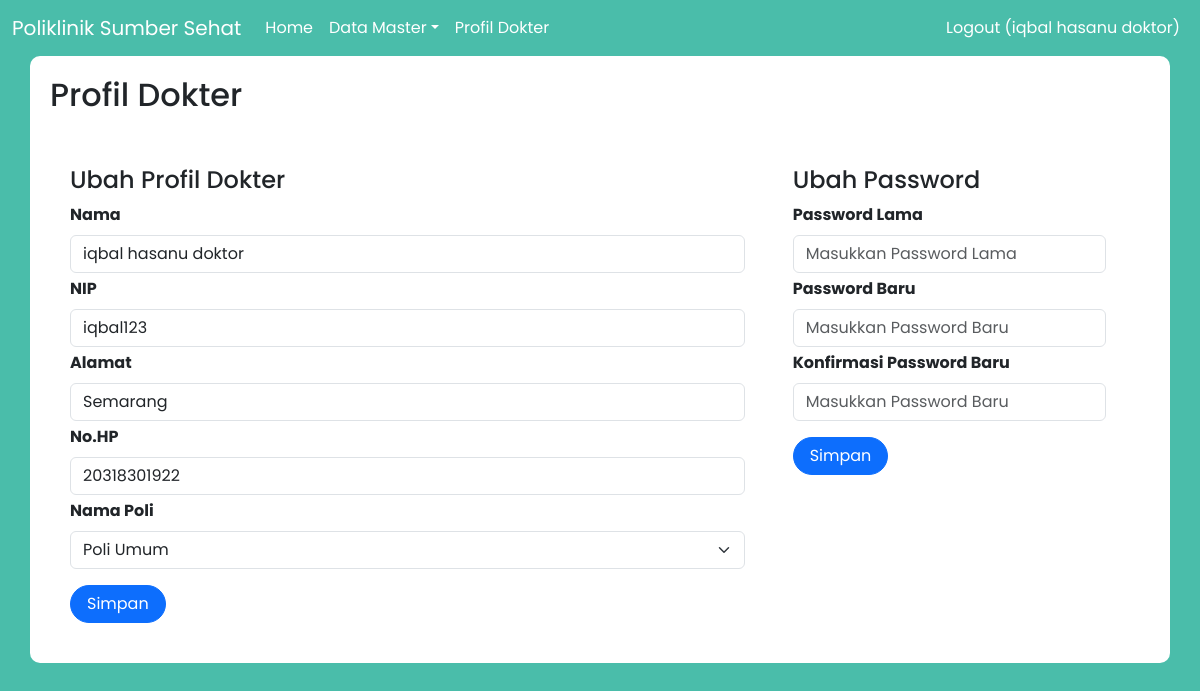
/index.php?page=profilDokter (signed in), run on the app's committed database.
### tables this page shows
CREATE TABLE `dokter` (
  `id` int(11) NOT NULL,
  `nama` varchar(255) NOT NULL,
  `nip` varchar(50) NOT NULL,
  `password` varchar(255) NOT NULL,
  `alamat` varchar(255) NOT NULL,
  `no_hp` varchar(50) NOT NULL,
  `id_poli` int(11) NOT NULL
);

CREATE TABLE `poli` (
  `id` int(11) NOT NULL,
  `nama_poli` varchar(25) NOT NULL,
  `keterangan` text NOT NULL
);

### profilDokter.php (the view, shortened to what this page needs)
<h2>Profil Dokter</h2>
<br>
<div class="container">
    <div class="row justify-content-center">
        <div class="col-8">
            <h4>Ubah Profil Dokter</h4>
            <form class="form row" method="POST" action="" name="myForm" onsubmit="return(validate());">
                <?php
                $nama_dokter = '';
                $nip = '';
                $alamat = '';
                $no_hp = '';
                $nama_poli = '';
                $id_poli = '';
                if (isset($_SESSION['id_dokter'])) {
                    $ambil = mysqli_query($mysqli, "SELECT dok.*, po.nama_poli FROM dokter AS dok JOIN poli AS po ON dok.id_poli = po.id
                            WHERE dok.id='" . $_SESSION['id_dokter'] . "'");
                    while ($row = mysqli_fetch_array($ambil)) {
                        $nama_dokter = $row["nama"];
                        $nip = $row["nip"];
                        $alamat = $row["alamat"];
                        $no_hp = $row["no_hp"];
                        $nama_poli = $row["nama_poli"];
                        $id_poli = $row["id_poli"];
                    }
                ?>
                <?php
                }
                ?>
                <div class="row">
                    <label for="inputNama" class="form-label fw-bold">
                        Nama
                    </label>
                    <div>
                        <input type="text" class="form-control" name="nama" id="inputNama" required placeholder="Nama" value="<?php echo $nama_dokter ?>">
                    </div>
                </div>
                <div class="row mt-1">
                    <label for="inputNIP" class="form-label fw-bold">
                        NIP
                    </label>
                    <div>
                        <input type="text" class="form-control" name="nip" id="inputNIP" required placeholder="NIP" value="<?php echo $nip ?>">
                    </div>
                </div>
                <div class="row mt-1">
                    <label for="inputAlamat" class="form-label fw-bold">
                        Alamat
                    </label>
                    <div>
                        <input type="text" class="form-control" name="alamat" id="inputAlamat" required placeholder="Alamat" value="<?php echo $alamat ?>">
                    </div>
                </div>
                <div class="row mt-1">
                    <label for="inputHP" class="form-label fw-bold">
                        No.HP
                    </label>
                    <div>
                        <input type="text" class="form-control" name="no_hp" id="inputHP" required placeholder="No.HP" value="<?php echo $no_hp ?>">
                    </div>
                </div>
                <div class="row mt-1">
                    <label for="id_poli" class="form-label fw-bold">
                        Nama Poli
                    </label>
                    <div>
                        <select class="form-select" aria-label="Default select example" name="id_poli" id="id_poli" required>
                            <option value="<?php echo $id_poli ?>"><?php echo $nama_poli ?></option>
                        </select>
                    </div>
                </div>
                <div class="row mt-3">
                    <div class=col>
                        <button type="submit" class="btn btn-primary rounded-pill px-3 mt-auto" name="simpan">Simpan</button>
                    </div>
                </div>
            </form>
        </div>
        <div class="col-4">
            <h4>Ubah Password</h4>
            <form class="form row" method="POST" action="" name="myForm" onsubmit="return(validate());">
                <div class="row">
                    <label for="inputPWLama" class="form-label fw-bold">
                        Password Lama
                    </label>
                    <div>
                        <input type="text" class="form-control" name="pass_lama" id="inputPWLama" required placeholder="Masukkan Password Lama">
                    </div>
                </div>
                <div class="row mt-1">
                    <label for="inputPWBaru" class="form-label fw-bold">
                        Password Baru
                    </label>
                    <div>
                        <input type="text" class="form-control" name="pass_baru" id="inputPWBaru" required placeholder="Masukkan Password Baru">
                    </div>
                </div>
                <div class="row mt-1">
                    <label for="konfirmasiPWBaru" class="form-label fw-bold">
                        Konfirmasi Password Baru
                    </label>
                    <div>
                        <input type="text" class="form-control" name="k_pass_baru" id="konfirmasiPWBaru" required placeholder="Masukkan Password Baru">
                    </div>
                </div>
                <div class="row mt-3">
                    <div class=col>
                        <button type="submit" class="btn btn-primary rounded-pill px-3 mt-auto" name="simpan_password">Simpan</button>
                    </div>
                </div>
            </form>
        </div>
    </div>

### index.php (style rules this page uses)
body { background-color: #4ABDAA; font-family: 'Poppins', Helvetica, sans-serif; }
.container { background-color: #fff; padding: 20px; border-radius: 10px; box-shadow: }

### data on the page
dokter: nama "iqbal hasanu doktor", nip "iqbal123", alamat "Semarang", no_hp "20318301922", id_poli "Poli Umum"

### other printed values
$_SESSION['name'] "iqbal hasanu doktor"
